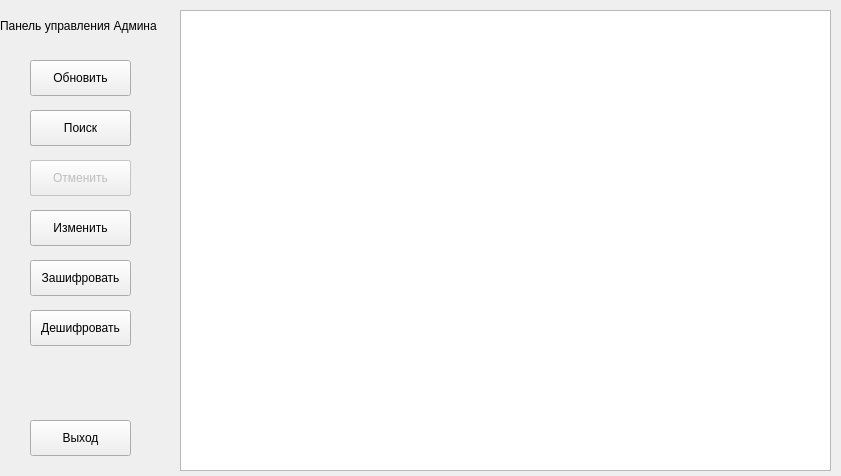
<?xml version="1.0" encoding="UTF-8"?>
<ui version="4.0">
 <class>MainDataBase</class>
 <widget class="QWidget" name="MainDataBase">
  <property name="geometry">
   <rect>
    <x>0</x>
    <y>0</y>
    <width>841</width>
    <height>476</height>
   </rect>
  </property>
  <property name="sizePolicy">
   <sizepolicy hsizetype="Preferred" vsizetype="Preferred">
    <horstretch>0</horstretch>
    <verstretch>0</verstretch>
   </sizepolicy>
  </property>
  <property name="minimumSize">
   <size>
    <width>841</width>
    <height>476</height>
   </size>
  </property>
  <property name="maximumSize">
   <size>
    <width>841</width>
    <height>476</height>
   </size>
  </property>
  <property name="sizeIncrement">
   <size>
    <width>923</width>
    <height>477</height>
   </size>
  </property>
  <property name="windowTitle">
   <string>Погода</string>
  </property>
  <widget class="QTableView" name="tableView">
   <property name="geometry">
    <rect>
     <x>180</x>
     <y>10</y>
     <width>651</width>
     <height>461</height>
    </rect>
   </property>
   <property name="minimumSize">
    <size>
     <width>651</width>
     <height>461</height>
    </size>
   </property>
   <property name="maximumSize">
    <size>
     <width>651</width>
     <height>461</height>
    </size>
   </property>
  </widget>
  <widget class="QPushButton" name="exitButton">
   <property name="geometry">
    <rect>
     <x>30</x>
     <y>420</y>
     <width>101</width>
     <height>36</height>
    </rect>
   </property>
   <property name="text">
    <string>Выход</string>
   </property>
  </widget>
  <widget class="QLabel" name="label">
   <property name="geometry">
    <rect>
     <x>0</x>
     <y>10</y>
     <width>191</width>
     <height>31</height>
    </rect>
   </property>
   <property name="font">
    <font>
     <pointsize>9</pointsize>
    </font>
   </property>
   <property name="text">
    <string>Панель управления Админа</string>
   </property>
   <property name="wordWrap">
    <bool>true</bool>
   </property>
  </widget>
  <widget class="QPushButton" name="refreshButton">
   <property name="geometry">
    <rect>
     <x>30</x>
     <y>60</y>
     <width>101</width>
     <height>36</height>
    </rect>
   </property>
   <property name="text">
    <string>Обновить</string>
   </property>
  </widget>
  <widget class="QPushButton" name="addNewButton">
   <property name="geometry">
    <rect>
     <x>30</x>
     <y>110</y>
     <width>101</width>
     <height>36</height>
    </rect>
   </property>
   <property name="text">
    <string>Добавить</string>
   </property>
  </widget>
  <widget class="QPushButton" name="deleteButton">
   <property name="geometry">
    <rect>
     <x>30</x>
     <y>160</y>
     <width>101</width>
     <height>36</height>
    </rect>
   </property>
   <property name="text">
    <string>Удалить</string>
   </property>
  </widget>
  <widget class="QPushButton" name="modifyButton">
   <property name="geometry">
    <rect>
     <x>30</x>
     <y>210</y>
     <width>101</width>
     <height>36</height>
    </rect>
   </property>
   <property name="text">
    <string>Изменить</string>
   </property>
  </widget>
  <widget class="QPushButton" name="encodeButton">
   <property name="geometry">
    <rect>
     <x>30</x>
     <y>260</y>
     <width>101</width>
     <height>36</height>
    </rect>
   </property>
   <property name="text">
    <string>Зашифровать</string>
   </property>
  </widget>
  <widget class="QPushButton" name="decodeButton">
   <property name="enabled">
    <bool>true</bool>
   </property>
   <property name="geometry">
    <rect>
     <x>30</x>
     <y>310</y>
     <width>101</width>
     <height>36</height>
    </rect>
   </property>
   <property name="text">
    <string>Дешифровать</string>
   </property>
  </widget>
  <widget class="QPushButton" name="searchButton">
   <property name="geometry">
    <rect>
     <x>30</x>
     <y>110</y>
     <width>101</width>
     <height>36</height>
    </rect>
   </property>
   <property name="text">
    <string>Поиск</string>
   </property>
  </widget>
  <widget class="QPushButton" name="undoPushButton">
   <property name="enabled">
    <bool>false</bool>
   </property>
   <property name="geometry">
    <rect>
     <x>30</x>
     <y>160</y>
     <width>101</width>
     <height>36</height>
    </rect>
   </property>
   <property name="text">
    <string>Отменить</string>
   </property>
  </widget>
 </widget>
 <resources/>
 <connections/>
</ui>
